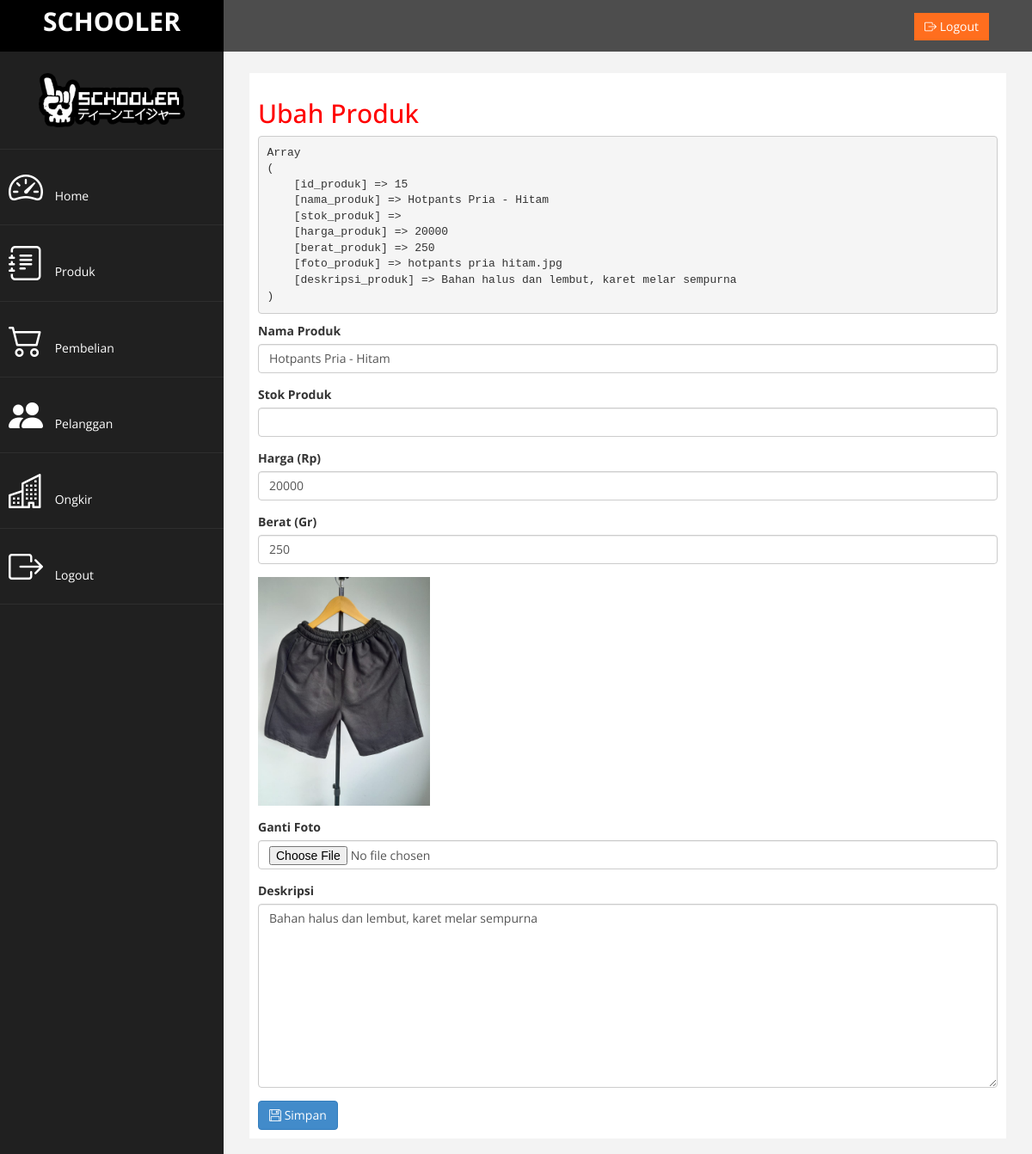
Page /tshop/admin/index.php?halaman=ubahproduk&id=15 (signed in) on the committed database.
### tables this page shows
CREATE TABLE `produk` (
  `id_produk` int(11) NOT NULL,
  `nama_produk` varchar(100) NOT NULL,
  `stok_produk` int(11) DEFAULT NULL,
  `harga_produk` int(11) NOT NULL,
  `berat_produk` int(11) NOT NULL,
  `foto_produk` varchar(100) NOT NULL,
  `deskripsi_produk` text NOT NULL
);

### tshop/admin/ubahproduk.php (the view, shortened to what this page needs)
<h2>Ubah Produk</h2>
<?php
$ambil=$koneksi->query("SELECT * FROM produk WHERE id_produk='$_GET[id]'");
$pecah=$ambil->fetch_assoc();
echo "<pre>";
print_r($pecah);
echo "</pre>";
?>
<form method="post" enctype="multipart/form-data">
	<div class="form-group">
		  <label>Nama Produk</label>
		  <input type="text" name="nama" class="form-control" value="<?php echo $pecah['nama_produk'];?>">
	</div>
	<div class="form-group">
		  <label>Stok Produk</label>
		  <input type="text" name="stok" class="form-control" value="<?php echo $pecah['stok_produk'];?>">
	</div>
	<div class="form-group">
		  <label>Harga (Rp)</label>
		  <input type="number" class="form-control" name="harga" value="<?php echo $pecah['harga_produk'];?>">
	</div>
	<div class="form-group">
		  <label>Berat (Gr)</label>
		  <input type="number" class="form-control" name="berat" value="<?php echo $pecah['berat_produk'];?>">
	</div>
	<div class="form-group">
		<img src="../foto_produk/<?php echo $pecah['foto_produk']?>" width="200">
	</div>
	<div class="form-group">
		<label>Ganti Foto</label>
		<input type="file" name="foto" class="form-control">
	</div>
	<div class="form-group">
		<label>Deskripsi</label>
		<textarea name="deskripsi" class="form-control" rows="10"><?php echo $pecah['deskripsi_produk']; ?></textarea>
	</div>
	<button class="btn btn-primary" name="ubah"><i class="bi bi-floppy"></i> Simpan</button>
</form>

### tshop/admin/assets/css/custom.css (style rules this page uses)
body { font-family: 'Open Sans', sans-serif; }
h2 { color: #f00; }

### rows in the picture
produk: nama "Hotpants Pria - Hitam", harga "20000", berat "250", foto_produk (picture), deskripsi "Bahan halus dan lembut, karet melar sempurna"
